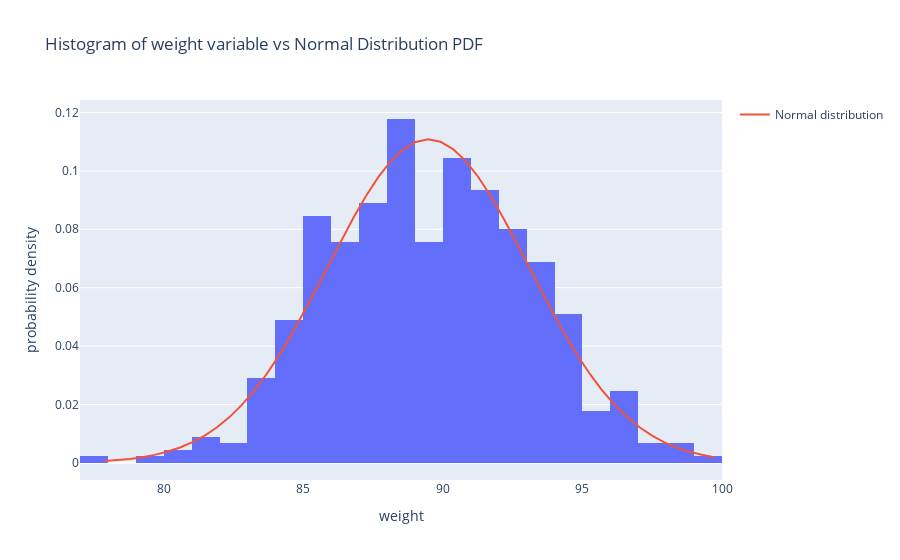
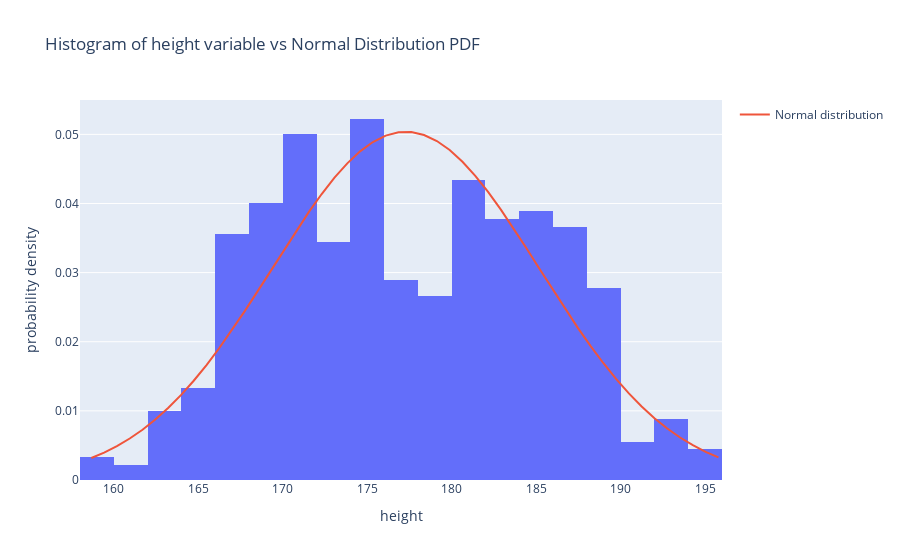
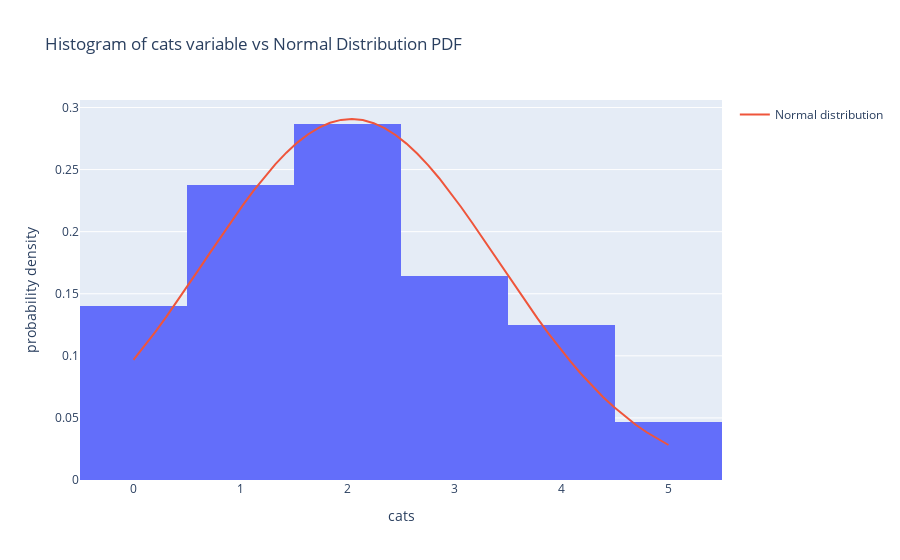
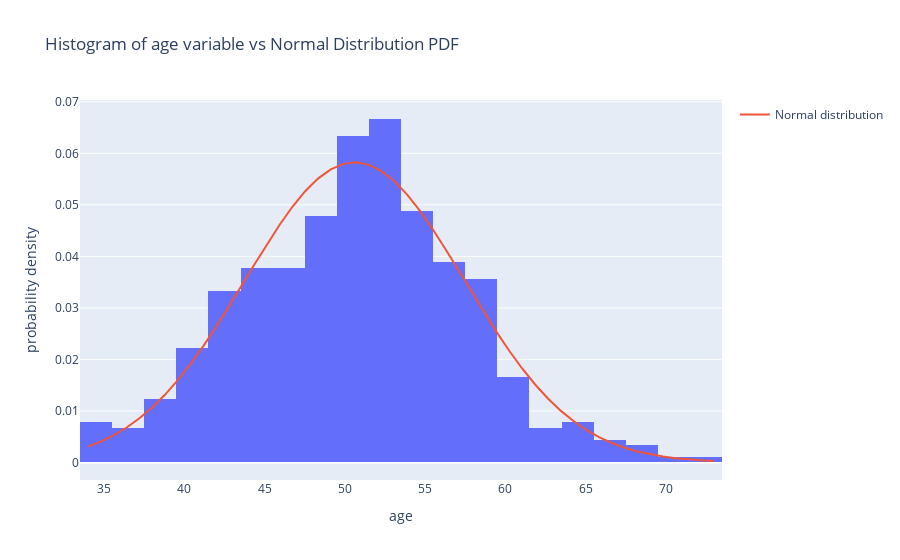

Source (notebook cell) for these figures, in order:
### Code cell
def plot_histogram_with_normal(
    data: pd.Series, var_name: str, alt_name: str | None = None
):
    mean = data.mean()
    std = data.std()

    fig = px.histogram(
        data,
        x=var_name,
        histnorm="probability density",
        title=f"Histogram of {alt_name if alt_name is not None else var_name} variable vs Normal Distribution PDF",
    )

    x = np.linspace(data.min(), data.max())
    fig.add_trace(
        go.Scatter(
            x=x,
            y=stats.norm.pdf(x, loc=mean, scale=std),
            name="Normal distribution",
        )
    )

    fig.show()


for column in quan_vars:
    col_data = data[column]
    plot_histogram_with_normal(col_data, column)

### Figure 1 — Plotly figure (JSON) as saved in the notebook; plotly's stock layout.template omitted (floating-point values rounded to 4 significant figures; data arrays with more than 128 entries replaced by an {"elided": "..."} marker saying what was removed)
{"data": [{"alignmentgroup": "True", "bingroup": "x", "histnorm": "probability density", "hovertemplate": "weight=%{x}<br>probability density=%{y}<extra></extra>", "legendgroup": "", "marker": {"color": "#636efa", "pattern": {"shape": ""}}, "name": "", "offsetgroup": "", "orientation": "v", "showlegend": false, "type": "histogram", "x": {"elided": "450 float values"}, "xaxis": "x", "yaxis": "y"}, {"name": "Normal distribution", "type": "scatter", "x": [77.89, 78.34, 78.78, 79.23, 79.67, 80.12, 80.56, 81.01, 81.45, 81.9, 82.35, 82.79, 83.24, 83.68, 84.13, 84.57, 85.02, 85.46, 85.91, 86.35, 86.8, 87.25, 87.69, 88.14, 88.58, 89.03, 89.47, 89.92, 90.36, 90.81, 91.26, 91.7, 92.15, 92.59, 93.04, 93.48, 93.93, 94.37, 94.82, 95.26, 95.71, 96.16, 96.6, 97.05, 97.49, 97.94, 98.38, 98.83, 99.27, 99.72], "y": [0.0006248, 0.0009233, 0.001344, 0.001926, 0.002718, 0.003778, 0.005171, 0.006971, 0.009254, 0.0121, 0.01558, 0.01975, 0.02466, 0.03033, 0.03673, 0.04381, 0.05146, 0.05952, 0.0678, 0.07606, 0.08403, 0.09143, 0.09796, 0.1034, 0.1074, 0.1099, 0.1108, 0.11, 0.1075, 0.1035, 0.09808, 0.09157, 0.08419, 0.07622, 0.06797, 0.05968, 0.05161, 0.04396, 0.03687, 0.03045, 0.02477, 0.01984, 0.01565, 0.01216, 0.009304, 0.007011, 0.005202, 0.003802, 0.002736, 0.001939]}], "layout": {"barmode": "relative", "legend": {"tracegroupgap": 0}, "title": {"text": "Histogram of weight variable vs Normal Distribution PDF"}, "xaxis": {"anchor": "y", "domain": [0, 1], "title": {"text": "weight"}}, "yaxis": {"anchor": "x", "domain": [0, 1], "title": {"text": "probability density"}}}}

### Figure 2 — Plotly figure (JSON) as saved in the notebook; plotly's stock layout.template omitted (floating-point values rounded to 4 significant figures; data arrays with more than 128 entries replaced by an {"elided": "..."} marker saying what was removed)
{"data": [{"alignmentgroup": "True", "bingroup": "x", "histnorm": "probability density", "hovertemplate": "height=%{x}<br>probability density=%{y}<extra></extra>", "legendgroup": "", "marker": {"color": "#636efa", "pattern": {"shape": ""}}, "name": "", "offsetgroup": "", "orientation": "v", "showlegend": false, "type": "histogram", "x": {"elided": "450 float values"}, "xaxis": "x", "yaxis": "y"}, {"name": "Normal distribution", "type": "scatter", "x": [158.7, 159.4, 160.2, 160.9, 161.7, 162.5, 163.2, 164.0, 164.7, 165.5, 166.2, 167.0, 167.8, 168.5, 169.3, 170.0, 170.8, 171.5, 172.3, 173.1, 173.8, 174.6, 175.3, 176.1, 176.9, 177.6, 178.4, 179.1, 179.9, 180.6, 181.4, 182.2, 182.9, 183.7, 184.4, 185.2, 185.9, 186.7, 187.5, 188.2, 189.0, 189.7, 190.5, 191.2, 192.0, 192.8, 193.5, 194.3, 195.0, 195.8], "y": [0.003185, 0.00397, 0.004903, 0.006, 0.007276, 0.008743, 0.01041, 0.01228, 0.01436, 0.01663, 0.01909, 0.02171, 0.02447, 0.02733, 0.03024, 0.03315, 0.03602, 0.03878, 0.04137, 0.04373, 0.04581, 0.04754, 0.04889, 0.04982, 0.05031, 0.05034, 0.04991, 0.04903, 0.04773, 0.04604, 0.04401, 0.04168, 0.03911, 0.03637, 0.03352, 0.0306, 0.02769, 0.02482, 0.02205, 0.01941, 0.01693, 0.01463, 0.01253, 0.01063, 0.00894, 0.007448, 0.006149, 0.005031, 0.004078, 0.003276]}], "layout": {"barmode": "relative", "legend": {"tracegroupgap": 0}, "title": {"text": "Histogram of height variable vs Normal Distribution PDF"}, "xaxis": {"anchor": "y", "domain": [0, 1], "title": {"text": "height"}}, "yaxis": {"anchor": "x", "domain": [0, 1], "title": {"text": "probability density"}}}}

### Figure 3 — Plotly figure (JSON) as saved in the notebook; plotly's stock layout.template omitted (floating-point values rounded to 4 significant figures; data arrays with more than 128 entries replaced by an {"elided": "..."} marker saying what was removed)
{"data": [{"alignmentgroup": "True", "bingroup": "x", "histnorm": "probability density", "hovertemplate": "cats=%{x}<br>probability density=%{y}<extra></extra>", "legendgroup": "", "marker": {"color": "#636efa", "pattern": {"shape": ""}}, "name": "", "offsetgroup": "", "orientation": "v", "showlegend": false, "type": "histogram", "x": {"elided": "450 int values"}, "xaxis": "x", "yaxis": "y"}, {"name": "Normal distribution", "type": "scatter", "x": [0, 0.102, 0.2041, 0.3061, 0.4082, 0.5102, 0.6122, 0.7143, 0.8163, 0.9184, 1.02, 1.122, 1.224, 1.327, 1.429, 1.531, 1.633, 1.735, 1.837, 1.939, 2.041, 2.143, 2.245, 2.347, 2.449, 2.551, 2.653, 2.755, 2.857, 2.959, 3.061, 3.163, 3.265, 3.367, 3.469, 3.571, 3.673, 3.776, 3.878, 3.98, 4.082, 4.184, 4.286, 4.388, 4.49, 4.592, 4.694, 4.796, 4.898, 5], "y": [0.09675, 0.1077, 0.1193, 0.1314, 0.1439, 0.1567, 0.1698, 0.1829, 0.1959, 0.2087, 0.2211, 0.233, 0.2441, 0.2544, 0.2636, 0.2717, 0.2785, 0.2838, 0.2877, 0.29, 0.2907, 0.2898, 0.2874, 0.2833, 0.2778, 0.2709, 0.2627, 0.2534, 0.243, 0.2318, 0.2199, 0.2074, 0.1946, 0.1815, 0.1684, 0.1554, 0.1426, 0.1301, 0.1181, 0.1066, 0.09565, 0.08538, 0.07578, 0.0669, 0.05873, 0.05127, 0.04452, 0.03844, 0.03301, 0.02819]}], "layout": {"barmode": "relative", "legend": {"tracegroupgap": 0}, "title": {"text": "Histogram of cats variable vs Normal Distribution PDF"}, "xaxis": {"anchor": "y", "domain": [0, 1], "title": {"text": "cats"}}, "yaxis": {"anchor": "x", "domain": [0, 1], "title": {"text": "probability density"}}}}

### Figure 4 — Plotly figure (JSON) as saved in the notebook; plotly's stock layout.template omitted (floating-point values rounded to 4 significant figures; data arrays with more than 128 entries replaced by an {"elided": "..."} marker saying what was removed)
{"data": [{"alignmentgroup": "True", "bingroup": "x", "histnorm": "probability density", "hovertemplate": "age=%{x}<br>probability density=%{y}<extra></extra>", "legendgroup": "", "marker": {"color": "#636efa", "pattern": {"shape": ""}}, "name": "", "offsetgroup": "", "orientation": "v", "showlegend": false, "type": "histogram", "x": {"elided": "450 int values"}, "xaxis": "x", "yaxis": "y"}, {"name": "Normal distribution", "type": "scatter", "x": [34, 34.8, 35.59, 36.39, 37.18, 37.98, 38.78, 39.57, 40.37, 41.16, 41.96, 42.76, 43.55, 44.35, 45.14, 45.94, 46.73, 47.53, 48.33, 49.12, 49.92, 50.71, 51.51, 52.31, 53.1, 53.9, 54.69, 55.49, 56.29, 57.08, 57.88, 58.67, 59.47, 60.27, 61.06, 61.86, 62.65, 63.45, 64.24, 65.04, 65.84, 66.63, 67.43, 68.22, 69.02, 69.82, 70.61, 71.41, 72.2, 73], "y": [0.003071, 0.004044, 0.005254, 0.006734, 0.008515, 0.01062, 0.01307, 0.01588, 0.01902, 0.02248, 0.02621, 0.03016, 0.03423, 0.03833, 0.04234, 0.04615, 0.04962, 0.05264, 0.0551, 0.05689, 0.05796, 0.05825, 0.05776, 0.05651, 0.05454, 0.05193, 0.04878, 0.04521, 0.04134, 0.03729, 0.03319, 0.02914, 0.02524, 0.02158, 0.01819, 0.01513, 0.01242, 0.01006, 0.008033, 0.006331, 0.004922, 0.003776, 0.002858, 0.002134, 0.001572, 0.001142, 0.000819, 0.0005793, 0.0004043, 0.0002784]}], "layout": {"barmode": "relative", "legend": {"tracegroupgap": 0}, "title": {"text": "Histogram of age variable vs Normal Distribution PDF"}, "xaxis": {"anchor": "y", "domain": [0, 1], "title": {"text": "age"}}, "yaxis": {"anchor": "x", "domain": [0, 1], "title": {"text": "probability density"}}}}
